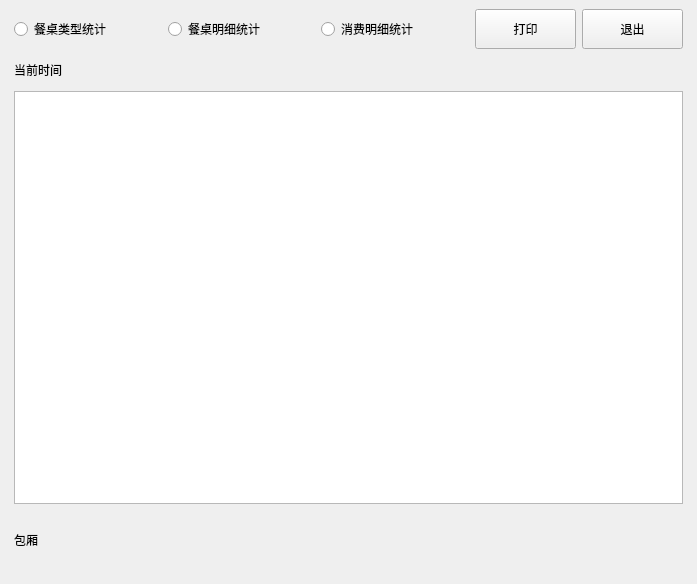
<?xml version="1.0" encoding="UTF-8"?>
<ui version="4.0">
 <class>table_statistics</class>
 <widget class="QDialog" name="table_statistics">
  <property name="geometry">
   <rect>
    <x>0</x>
    <y>0</y>
    <width>697</width>
    <height>584</height>
   </rect>
  </property>
  <property name="windowTitle">
   <string>Dialog</string>
  </property>
  <layout class="QVBoxLayout" name="verticalLayout_2">
   <property name="leftMargin">
    <number>9</number>
   </property>
   <property name="topMargin">
    <number>9</number>
   </property>
   <property name="rightMargin">
    <number>9</number>
   </property>
   <property name="bottomMargin">
    <number>9</number>
   </property>
   <item>
    <layout class="QVBoxLayout" name="verticalLayout">
     <property name="leftMargin">
      <number>5</number>
     </property>
     <property name="rightMargin">
      <number>5</number>
     </property>
     <property name="bottomMargin">
      <number>5</number>
     </property>
     <item>
      <layout class="QHBoxLayout" name="horizontalLayout">
       <item>
        <widget class="QRadioButton" name="radioButton">
         <property name="sizePolicy">
          <sizepolicy hsizetype="Expanding" vsizetype="Fixed">
           <horstretch>0</horstretch>
           <verstretch>0</verstretch>
          </sizepolicy>
         </property>
         <property name="minimumSize">
          <size>
           <width>0</width>
           <height>40</height>
          </size>
         </property>
         <property name="text">
          <string>餐桌类型统计</string>
         </property>
        </widget>
       </item>
       <item>
        <widget class="QRadioButton" name="radioButton_2">
         <property name="sizePolicy">
          <sizepolicy hsizetype="Expanding" vsizetype="Fixed">
           <horstretch>0</horstretch>
           <verstretch>0</verstretch>
          </sizepolicy>
         </property>
         <property name="minimumSize">
          <size>
           <width>0</width>
           <height>40</height>
          </size>
         </property>
         <property name="text">
          <string>餐桌明细统计</string>
         </property>
        </widget>
       </item>
       <item>
        <widget class="QRadioButton" name="radioButton_3">
         <property name="sizePolicy">
          <sizepolicy hsizetype="Expanding" vsizetype="Fixed">
           <horstretch>0</horstretch>
           <verstretch>0</verstretch>
          </sizepolicy>
         </property>
         <property name="minimumSize">
          <size>
           <width>0</width>
           <height>40</height>
          </size>
         </property>
         <property name="text">
          <string>消费明细统计</string>
         </property>
        </widget>
       </item>
       <item>
        <widget class="QPushButton" name="pushButton_7">
         <property name="sizePolicy">
          <sizepolicy hsizetype="Fixed" vsizetype="Fixed">
           <horstretch>0</horstretch>
           <verstretch>0</verstretch>
          </sizepolicy>
         </property>
         <property name="minimumSize">
          <size>
           <width>101</width>
           <height>40</height>
          </size>
         </property>
         <property name="focusPolicy">
          <enum>Qt::NoFocus</enum>
         </property>
         <property name="text">
          <string>打印</string>
         </property>
         <property name="outer_stylesheet" stdset="0">
          <string>pushbutton</string>
         </property>
        </widget>
       </item>
       <item>
        <widget class="QPushButton" name="pushButton_14">
         <property name="sizePolicy">
          <sizepolicy hsizetype="Fixed" vsizetype="Fixed">
           <horstretch>0</horstretch>
           <verstretch>0</verstretch>
          </sizepolicy>
         </property>
         <property name="minimumSize">
          <size>
           <width>101</width>
           <height>40</height>
          </size>
         </property>
         <property name="focusPolicy">
          <enum>Qt::NoFocus</enum>
         </property>
         <property name="text">
          <string>退出</string>
         </property>
         <property name="outer_stylesheet" stdset="0">
          <string>pushbutton</string>
         </property>
        </widget>
       </item>
      </layout>
     </item>
     <item>
      <widget class="QLabel" name="label_5">
       <property name="sizePolicy">
        <sizepolicy hsizetype="Expanding" vsizetype="Fixed">
         <horstretch>0</horstretch>
         <verstretch>0</verstretch>
        </sizepolicy>
       </property>
       <property name="minimumSize">
        <size>
         <width>0</width>
         <height>30</height>
        </size>
       </property>
       <property name="text">
        <string>当前时间</string>
       </property>
       <property name="alignment">
        <set>Qt::AlignLeading|Qt::AlignLeft|Qt::AlignVCenter</set>
       </property>
      </widget>
     </item>
     <item>
      <widget class="QTableView" name="tableView">
       <property name="minimumSize">
        <size>
         <width>0</width>
         <height>60</height>
        </size>
       </property>
      </widget>
     </item>
     <item>
      <widget class="QLabel" name="label_3">
       <property name="sizePolicy">
        <sizepolicy hsizetype="Expanding" vsizetype="Fixed">
         <horstretch>0</horstretch>
         <verstretch>0</verstretch>
        </sizepolicy>
       </property>
       <property name="minimumSize">
        <size>
         <width>0</width>
         <height>60</height>
        </size>
       </property>
       <property name="text">
        <string>包厢</string>
       </property>
       <property name="alignment">
        <set>Qt::AlignLeading|Qt::AlignLeft|Qt::AlignVCenter</set>
       </property>
      </widget>
     </item>
    </layout>
   </item>
  </layout>
 </widget>
 <resources/>
 <connections/>
</ui>
